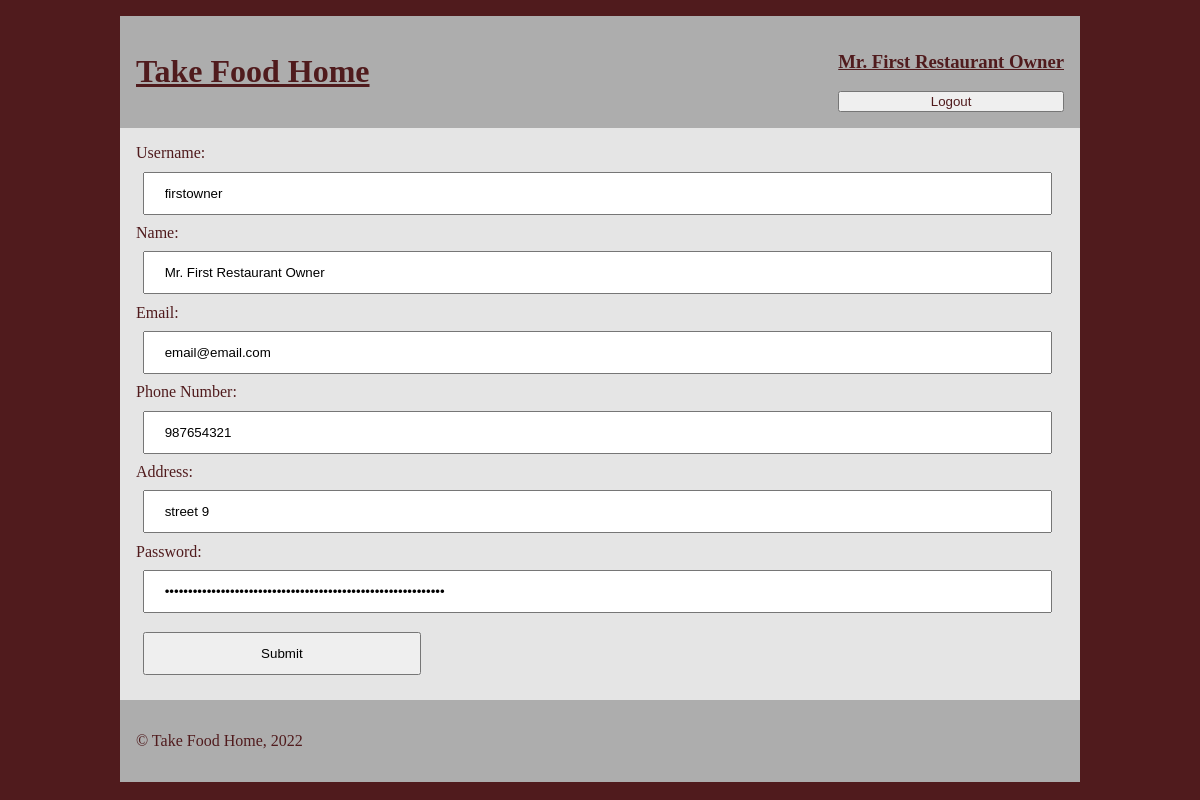
The app's page /user-info-edit-page.php (signed in) with its own data.
### tables this page shows
CREATE TABLE User(
    userID          INTEGER PRIMARY KEY,
    username        VARCHAR(16) UNIQUE NOT NULL,
    password        VARCHAR(40) NOT NULL,
    name            VARCHAR(32) NOT NULL,
    email           TEXT NOT NULL,
    phoneNumber     CHAR(9) NOT NULL,
    address         TEXT NOT NULL,
    owner           BOOLEAN DEFAULT 0,
    courier         BOOLEAN DEFAULT 0
);

### user-info-edit-page.php (called while the page is built, shortened)
<?php
    require_once('php/output-functions/forms/draw-user-edit-form.php');
    require_once('php/output-functions/draw-header.php');
    require_once('php/output-functions/draw-footer.php');
    outputUserEditForm();
?>

### database/data-fetching/user.php (called while the page is built, shortened)
<?php
    function getUserbyID($db, $id) {
        $stmt = $db->prepare(
            'SELECT * FROM User
            WHERE userID = :id'
        );
        $stmt->bindParam(':id',$id);
        $stmt->execute();
        $user =$stmt->fetch();
        return $user;
    }
?>

### php/output-functions/forms/draw-user-edit-form.php (the view, shortened to what this page needs)
<?php
    function outputUserEditForm() {
        require_once('database/db-connection.php');
        require_once('database/data-fetching/user.php');
        $db = getDatabaseConnection('database/restaurants.db');
        $current_user_info = getUserbyID($db, $_SESSION['userID']);
        $isCourier = $current_user_info['courier']; ?>
        <main>
            <section id="register">
                <form action="../../php/actions/edit-user-info.php" method="post">
                    Username: <input type="text", name="username", value=<?=$current_user_info['username']?>>
                    Name: <input type="text", name="name", value="<?=$current_user_info['name']?>">
                    Email: <input type="email" , name="email", value=<?=$current_user_info['email']?>>
                    Phone Number: <input type="number" , name="phone", value=<?=$current_user_info['phoneNumber']?>>
                    Address: <input type="text" , name="address", value="<?=$current_user_info['address']?>">
                    Password: <input type="password" , name="password", value=<?=$current_user_info['password']?>>
                    <input class="submit" type="submit" value="Submit">
                </form>
            </section>
        </main>
    <?php
    }
?>

### css/style.css (style rules this page uses)
body { --main-color: #501B1D; --background-color: #E5E5E5; --secondary-color: #ADADAD; width: 60em; margin: 1em auto; background-color: var(--main-color); }
main { background-color: var(--main-color); color: var(--main-color); }
main form { background-color: var(--background-color); padding: 1em; }
main input { width: 98%; padding: 12px 20px; margin: 0.7em 0.5em; box-sizing: border-box; }
.submit { width: 30%; padding: 12px 20px; margin: 0.7em 0.5em; box-sizing: border-box; }

### records on screen
user: username "firstowner", name "Mr. First Restaurant Owner", email "email@email.com", phone "987654321", address "street 9"

### other values on screen
$_SESSION['name'] "Mr. First Restaurant Owner"
